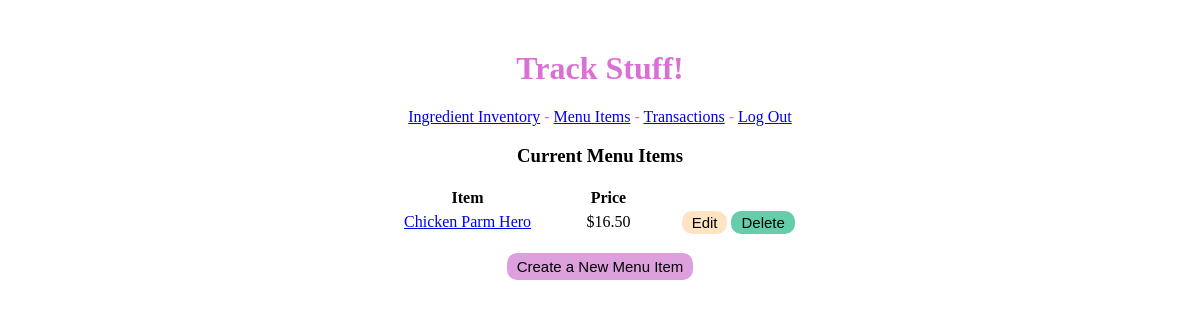
The page /menulist/ (signed in) on the database as committed earlier.
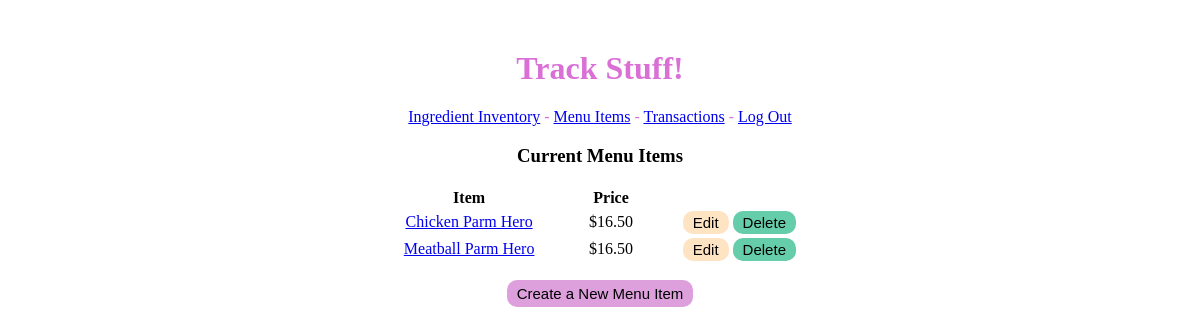
The same page on the database as committed later.
### inventory/models.py (models this page shows, shortened)
class MenuItem(models.Model):
    name = models.CharField(max_length=70)
    price = models.DecimalField(max_digits=10, decimal_places=2)

### inventory/views.py (the view)
# urls.py: path("menulist/", views.MenuList.as_view(), name='menu_list'),
class MenuList(LoginRequiredMixin, ListView):
    model = MenuItem
    template_name = "inventory/menu_item_list.html"

### inventory/templates/inventory/menu_item_list.html
{% extends 'inventory/base.html' %}
{% load static %}
{% block head %}
    <link rel="stylesheet" href="{% static 'inventory/style.css' %}">
{% endblock %}
{% block content %}
    <h3>Current Menu Items</h3>
    <table style="margin:0px auto; width: 40%">
        <tr><th>Item</th><th>Price</th></tr>
        {% for item in object_list %}
            <tr>
                <td><a href="{% url 'recipe_list' item.name %}">{{ item.name }}</a></td>
                <td>${{ item.price }} </td>
                <td><a href="{% url 'menu_item_update' item.id %}"><button class="Edit">Edit</button></a>
                    <a href="{% url 'menu_delete' item.id %}"><button class="Delete">Delete</button></td>
                <td></a></td>
        {% endfor %}
    </table>
    <p><a href="{% url 'menu_create' %}"><button class="Submit">Create a New Menu Item</button></a></p>
{% endblock content %}

Rows that differ between the two databases and show on the page:
added MenuItem: name "Meatball Parm Hero", price "16.50"
